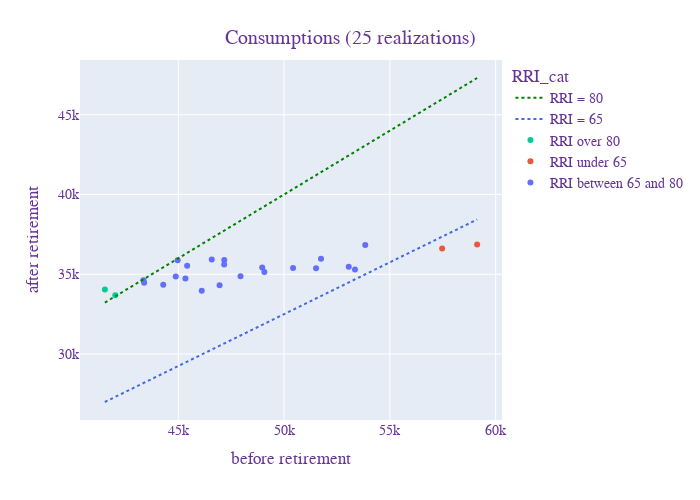

Here is the notebook cell this chart was saved with:
### Markdown cell above
## Effect of uncertainty

### Code cell
import plotly.graph_objects as go
import plotly.express as px

nsim = 25
results = main.run_simulations(df, nsim=nsim, n_jobs=1, non_stochastic=False,
                               base_year=2020)
df_output = results.output
df_output['RRI'] = (df_output.cons_after / df_output.cons_bef * 100).round(1)
df_output['RRI_cat'] = pd.cut(df_output.RRI, bins=[0, 65, 80, np.inf],
                              labels=["RRI under 65", "RRI between 65 and 80", "RRI over 80"])

fig = go.Figure()
fig = px.scatter(df_output, x="cons_bef", y="cons_after", color="RRI_cat",
                 hover_data={'RRI_cat':False,
                             'cons_bef':':,.0f',
                             'cons_after':':,.0f',
                             'RRI':':,.0f'})

cons_bef = np.array([df_output.cons_bef.min(), df_output.cons_bef.max()])
fig.add_trace(go.Scatter(x=cons_bef, y=.65 * cons_bef,
                         mode='lines', name="RRI = 65",
                         line=dict(color="RoyalBlue", width=2, dash='dot')))
fig.add_trace(go.Scatter(x=cons_bef, y=.80 * cons_bef,
                         mode='lines', name="RRI = 80",
                         line=dict(color="Green", width=2, dash='dot')))

fig.update_layout(height=500, width=700,
                  title={'text': f"Consumptions ({nsim} realizations)",
                         'x': 0.5, 'xanchor': 'center', 'yanchor': 'top'},
                  xaxis_title="before retirement",
                  yaxis_title="after retirement",
                  font=dict(family="Courier New, monospace",
                            size=14, color="RebeccaPurple"),
                  legend={'traceorder':'reversed'}
)
fig.show()

### Figure 1 — Plotly figure (JSON) as saved in the notebook; plotly's stock layout.template omitted (floating-point values rounded to 4 significant figures)
{"data": [{"customdata": [["RRI between 65 and 80", 77.5], ["RRI between 65 and 80", 72.8], ["RRI between 65 and 80", 69.5], ["RRI between 65 and 80", 68.7], ["RRI between 65 and 80", 72.3], ["RRI between 65 and 80", 68.4], ["RRI between 65 and 80", 77.7], ["RRI between 65 and 80", 70.2], ["RRI between 65 and 80", 76.1], ["RRI between 65 and 80", 77.1], ["RRI between 65 and 80", 73.7], ["RRI between 65 and 80", 79.9], ["RRI between 65 and 80", 79.8], ["RRI between 65 and 80", 78.2], ["RRI between 65 and 80", 71.6], ["RRI between 65 and 80", 66.8], ["RRI between 65 and 80", 73.1], ["RRI between 65 and 80", 75.5], ["RRI between 65 and 80", 76.6], ["RRI between 65 and 80", 66.2], ["RRI between 65 and 80", 79.5]], "hovertemplate": "cons_bef=%{x:,.0f}<br>cons_after=%{y:,.0f}<br>RRI=%{customdata[1]:,.0f}<extra></extra>", "legendgroup": "RRI between 65 and 80", "marker": {"color": "#636efa", "symbol": "circle"}, "mode": "markers", "name": "RRI between 65 and 80", "orientation": "v", "showlegend": true, "type": "scatter", "x": [44290.0, 47940.0, 51740.0, 51510.0, 48960.0, 53840.0, 44880.0, 50420.0, 47170.0, 46580.0, 46110.0, 43350.0, 44970.0, 45420.0, 49070.0, 53050.0, 46950.0, 47170.0, 45340.0, 53350.0, 43390.0], "xaxis": "x", "y": [34340.0, 34880.0, 35970.0, 35370.0, 35420.0, 36840.0, 34860.0, 35390.0, 35880.0, 35930.0, 33970.0, 34630.0, 35880.0, 35530.0, 35140.0, 35460.0, 34310.0, 35610.0, 34730.0, 35300.0, 34470.0], "yaxis": "y"}, {"customdata": [["RRI under 65", 62.4], ["RRI under 65", 63.7]], "hovertemplate": "cons_bef=%{x:,.0f}<br>cons_after=%{y:,.0f}<br>RRI=%{customdata[1]:,.0f}<extra></extra>", "legendgroup": "RRI under 65", "marker": {"color": "#EF553B", "symbol": "circle"}, "mode": "markers", "name": "RRI under 65", "orientation": "v", "showlegend": true, "type": "scatter", "x": [59120.0, 57470.0], "xaxis": "x", "y": [36870.0, 36610.0], "yaxis": "y"}, {"customdata": [["RRI over 80", 82], ["RRI over 80", 80.1]], "hovertemplate": "cons_bef=%{x:,.0f}<br>cons_after=%{y:,.0f}<br>RRI=%{customdata[1]:,.0f}<extra></extra>", "legendgroup": "RRI over 80", "marker": {"color": "#00cc96", "symbol": "circle"}, "mode": "markers", "name": "RRI over 80", "orientation": "v", "showlegend": true, "type": "scatter", "x": [41530.0, 42020.0], "xaxis": "x", "y": [34050.0, 33680.0], "yaxis": "y"}, {"line": {"color": "RoyalBlue", "dash": "dot", "width": 2}, "mode": "lines", "name": "RRI = 65", "type": "scatter", "x": [41530.0, 59120.0], "y": [26990.0, 38430.0]}, {"line": {"color": "Green", "dash": "dot", "width": 2}, "mode": "lines", "name": "RRI = 80", "type": "scatter", "x": [41530.0, 59120.0], "y": [33220.0, 47300.0]}], "layout": {"font": {"color": "RebeccaPurple", "family": "Courier New, monospace", "size": 14}, "height": 500, "legend": {"title": {"text": "RRI_cat"}, "tracegroupgap": 0, "traceorder": "reversed"}, "margin": {"t": 60}, "title": {"text": "Consumptions (25 realizations)", "x": 0.5, "xanchor": "center", "yanchor": "top"}, "width": 700, "xaxis": {"anchor": "y", "autorange": true, "domain": [0, 1], "range": [40330.0, 60320.0], "title": {"text": "before retirement"}, "type": "linear"}, "yaxis": {"anchor": "x", "autorange": true, "domain": [0, 1], "range": [25870.0, 48430.0], "title": {"text": "after retirement"}, "type": "linear"}}}
